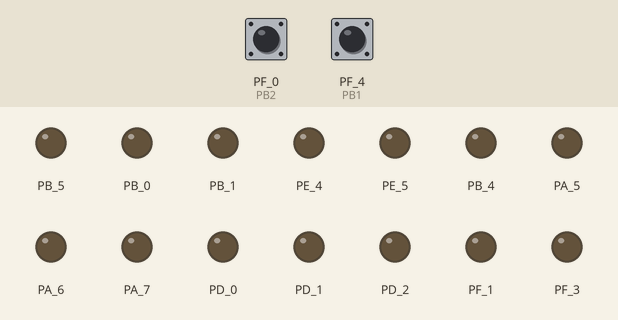
A sketch run on a simulated TI Tiva C LaunchPad. Parts: output pins drawn as LEDs (lit = HIGH). Inputs (shaded band) come from the test bench; at power-on: PF_0 (PB2) HIGH, PF_4 (PB1) HIGH.

Above: at 1.2 s.
1.3 s: PF_0 (PB2) pulled LOW for 0.15 s
At 2.1 s:
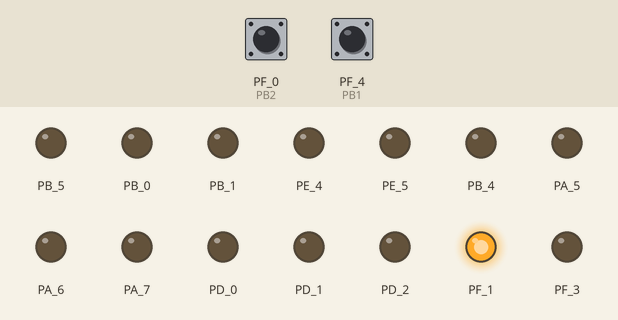
4.4 s: PF_4 (PB1) pulled LOW for 0.15 s
At 5.6 s:
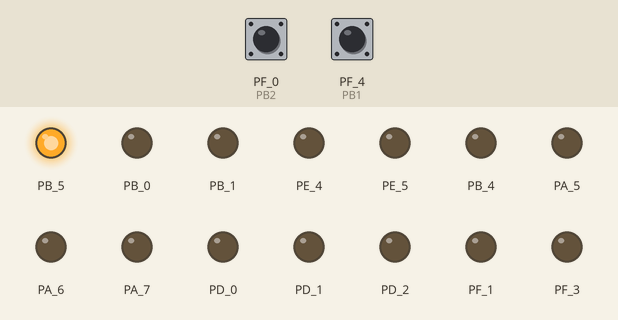
6.0 s: PF_0 (PB2) pulled LOW for 1 s
At 8.1 s:
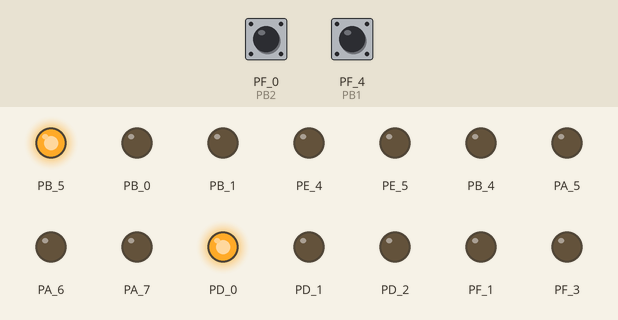
8.5 s: PF_4 (PB1) pulled LOW for 1 s
At 10.0 s:
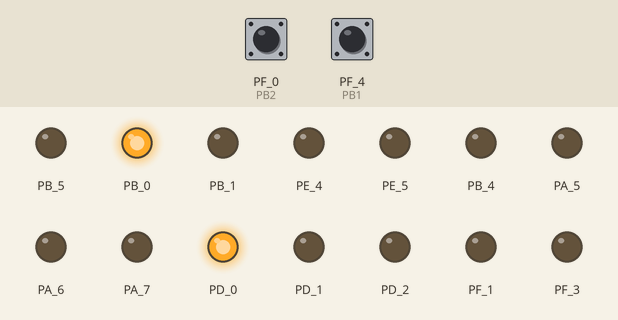
11.0 s: PF_0 (PB2) pulled LOW for 0.15 s
At 11.9 s:
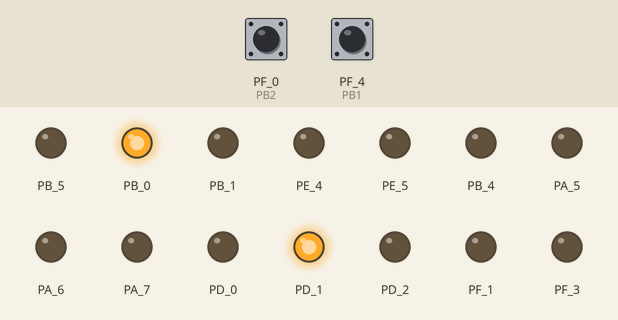
12.6 s: PF_4 (PB1) pulled LOW for 0.15 s
At 13.1 s:
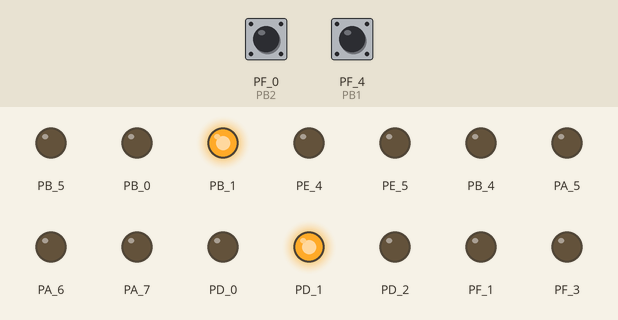
Timing chart, 0 to 15.2 s (numbered marks = the images above; inputs shaded):
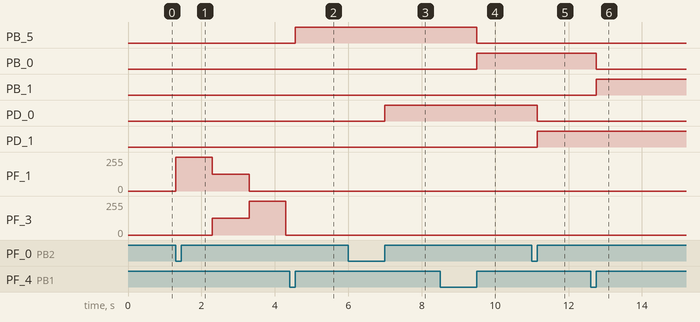

Measured:
- after the input at 1.3 s, PF_1: 0/255 → 255/255 at once, → 125/255 1.0 s later, → 0/255 1.0 s later; PF_3: 0/255 → 125/255 after 1.0 s, → 255/255 1.0 s later, → 0/255 1.0 s later
- after the input at 4.4 s, PB_5: LOW → HIGH after 0.15 s
- after the input at 6.0 s, PD_0: LOW → HIGH after 1.0 s
- after the input at 8.5 s, PB_5: HIGH → LOW after 1.0 s; PB_0: LOW → HIGH after 1.0 s
- after the input at 11.0 s, PD_0: HIGH → LOW after 0.15 s; PD_1: LOW → HIGH after 0.15 s
- after the input at 12.6 s, PB_0: HIGH → LOW after 0.15 s; PB_1: LOW → HIGH after 0.15 s

The sketch:

JuegoCarrera.ino
```cpp
/*
 Diego A. Méndez
 Carné 19673
 Laboratorio 7
 19 Sep. 2021

 */
//Definmos nombres faciles
 #define PB1 PUSH1
 #define PB2 PUSH2

uint8_t cont1 = 0;
uint8_t cont2 = 0;

int inc1 = 0;
int inc2 = 0;
int bandera = 0;
int alto =0;

void setup() {
  // put your setup code here, to run once:
  pinMode(PB1, INPUT_PULLUP);
  pinMode(PB2, INPUT_PULLUP);
  pinMode(PD_0, OUTPUT);
  pinMode(PD_1, OUTPUT);
  pinMode(PD_2, OUTPUT);
  pinMode(PD_3, OUTPUT);
  pinMode(PE_1, OUTPUT);
  pinMode(PE_2, OUTPUT);
  pinMode(PE_3, OUTPUT);
  pinMode(PF_1, OUTPUT);
  pinMode(PB_5, OUTPUT);
  pinMode(PB_0, OUTPUT);
  pinMode(PB_1, OUTPUT);
  pinMode(PE_4, OUTPUT);
  pinMode(PE_5, OUTPUT);
  pinMode(PB_4, OUTPUT);
  pinMode(PA_5, OUTPUT);
  pinMode(PA_6, OUTPUT);
  pinMode(PA_7, OUTPUT);

}

void loop() {
  // put your main code here, to run repeatedly:

  while(bandera == 0){
   if ((digitalRead(PB1) == 0)|(digitalRead(PB2) == 0)){
        cont1=0;
        cont2=0;
        alto=0;
        analogWrite(RED_LED, 255);
        delay(1000);
        analogWrite(GREEN_LED, 125);
        analogWrite(RED_LED, 125);
        delay(1000);
        analogWrite(GREEN_LED, 255);
        analogWrite(RED_LED, 0);
        delay(1000);
        analogWrite(GREEN_LED, 0);
        bandera = 1;

    }

    }

  while(bandera==1){
  if (alto==0) botones(); //hacer que ya no funcionen los pushes
  ledJ1();
  ledJ2();
  }


}

void botones(void) {
  if (digitalRead(PB1) == 0){
    inc1 = 1;    //Levantar bandera que se presiono el boton 1

    }
  if (digitalRead(PB1) && inc1){  //Ver que la bandera este levantada y el boton en su estado normal
    cont1++;
    inc1 = 0;
    }
  if (digitalRead(PB2) == 0){
    inc2 = 1;  //Levantar bandera que se presiono el boton 2

    }
  if (digitalRead(PB2) && inc2){ //Ver que la bandera este levantada y el boton en su estado normal
    cont2++;
    inc2 = 0;
    }
  }

  void ledJ1(){
    switch(cont1){    //Ir apagando y encendiendo luces
      case 1:
      digitalWrite(PB_5, HIGH);
      break;

      case 2:
      digitalWrite(PB_5, LOW);
      digitalWrite(PB_0, HIGH);
      break;

      case 3:
      digitalWrite(PB_0, LOW);
      digitalWrite(PB_1, HIGH);
      break;

      case 4:
      digitalWrite(PB_1, LOW);
      digitalWrite(PE_4, HIGH);
      break;

      case 5:
      digitalWrite(PE_4, LOW);
      digitalWrite(PE_5, HIGH);
      break;

      case 6:
      digitalWrite(PE_5, LOW);
      digitalWrite(PB_4, HIGH);
      break;

      case 7:
      digitalWrite(PB_4, LOW) ;
      digitalWrite(PA_5, HIGH);
      break;

      case 8:
      digitalWrite(PA_5, LOW);
      digitalWrite(PA_6, HIGH);
      analogWrite(BLUE_LED, 255);
      alto = 1;   //Hacer que ya no funcionen los pushes
      bandera = 0;
      delay(1000);
      digitalWrite(PA_6, LOW);
      analogWrite(BLUE_LED, 0);
      delay(1000);
      digitalWrite(PA_6, HIGH);
      analogWrite(BLUE_LED, 255);
      delay(1000);
      digitalWrite(PA_6, LOW);
      analogWrite(BLUE_LED, 0);
      break;

      default:
      digitalWrite(PA_5, LOW);
      digitalWrite(PB_5, LOW);
      digitalWrite(PB_0, LOW);
      digitalWrite(PB_1, LOW);
      digitalWrite(PE_4, LOW);
      digitalWrite(PE_5, LOW);
      digitalWrite(PB_4, LOW);
      digitalWrite(PA_6, LOW);
      break;

      }
    }

  void ledJ2(){
    switch(cont2){    //Ir apagando y encendiendo luces
      case 1:
      digitalWrite(PD_0, HIGH);
      break;

      case 2:
      digitalWrite(PD_0, LOW);
      digitalWrite(PD_1, HIGH);
      break;

      case 3:
      digitalWrite(PD_1, LOW);
      digitalWrite(PD_2, HIGH);
      break;

      case 4:
      digitalWrite(PD_2, LOW);
      digitalWrite(PD_3, HIGH);
      break;

      case 5:
      digitalWrite(PD_3, LOW);
      digitalWrite(PE_1, HIGH);
      break;

      case 6:
      digitalWrite(PE_1, LOW);
      digitalWrite(PE_2, HIGH);
      break;

      case 7:
      digitalWrite(PE_2, LOW) ;
      digitalWrite(PE_3, HIGH);
      break;

      case 8:
      digitalWrite(PE_3, LOW);
      digitalWrite(PA_7, HIGH);
      analogWrite(BLUE_LED, 255); //Hacemos una secuencia de apagado donde muestra el ganador y el color en la led
      analogWrite(RED_LED, 255);
      alto = 1;
      bandera = 0;
      delay(1000);
      digitalWrite(PA_7, LOW);
      analogWrite(BLUE_LED, 0); //se realiza un titileo
      analogWrite(RED_LED, 0);
      delay(1000);
      digitalWrite(PA_7, HIGH);
      analogWrite(BLUE_LED, 255);
      analogWrite(RED_LED, 255);
      delay(1000);
      digitalWrite(PA_7, LOW);
      analogWrite(BLUE_LED, 0);
      analogWrite(RED_LED, 0);
      break;

      default:
      digitalWrite(PD_0, LOW);
      digitalWrite(PD_1, LOW);
      digitalWrite(PD_2, LOW);
      digitalWrite(PD_3, LOW);
      digitalWrite(PE_1, LOW);
      digitalWrite(PE_2, LOW);  //Si no existe el caso se apaga todo
      digitalWrite(PE_3, LOW);
      digitalWrite(PA_7, LOW);
      break;

      }
    }
```
